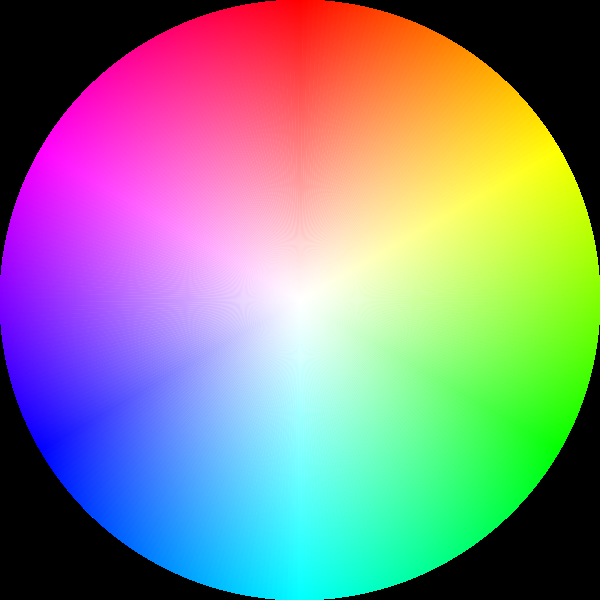
#> input picture Images/Coloured_Circle.png, 600 x 600 px, found by its file name
$ python 6_merging_channels.py
#> lines starting #> are read from the running program, lines starting #| are printed output that depends on the picture
import cv2
import numpy as np

img = cv2.imread("Images//Coloured_Circle.png")
#> img is the input picture: shape (600, 600, 3); mean B, G, R 134.4, 134.4, 134.4
cv2.imshow("Original Image",img)

# Splitting the image
b,g,r = cv2.split(img)
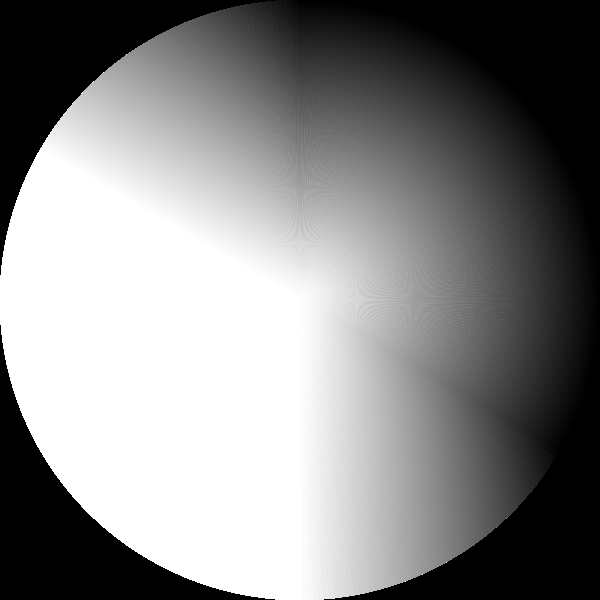
#> b: shape (600, 600); min 0, max 255, mean 134.4
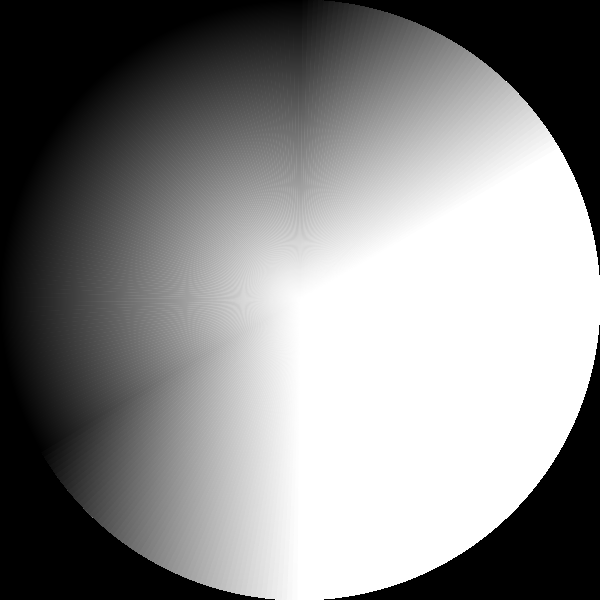
#> g: shape (600, 600); min 0, max 255, mean 134.4
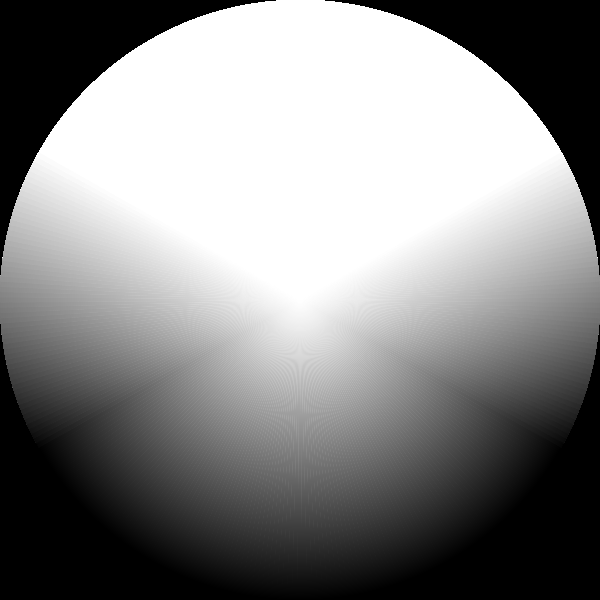
#> r: shape (600, 600); min 0, max 255, mean 134.4

# Merging with Black
k = np.zeros_like(b)   # zeroes_like() creates an empty null data structure similar to the one passed to it
bm = cv2.merge([b,k,k]) # Merging each channel with black to give the effect of colour
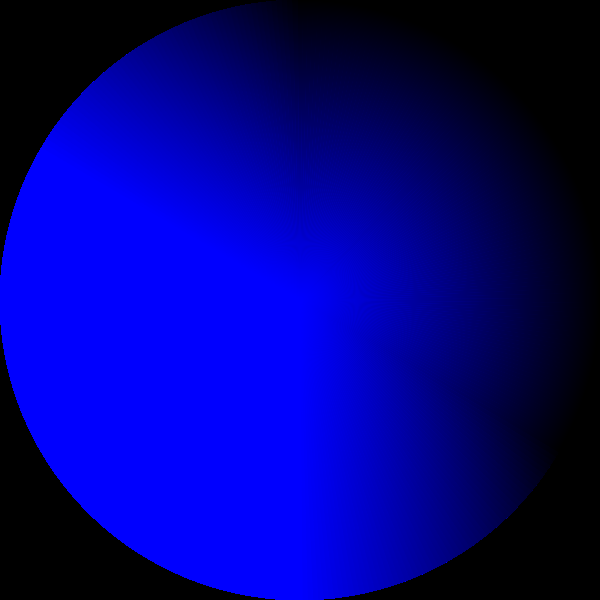
#> bm: shape (600, 600, 3); mean of channels 0, 1, 2 134.4, 0, 0; drawn as B, G, R
gm = cv2.merge([k,g,k])
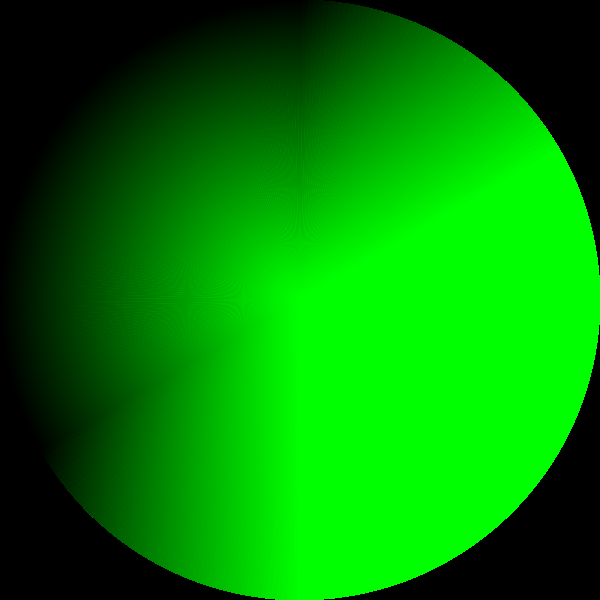
#> gm: shape (600, 600, 3); mean of channels 0, 1, 2 0, 134.4, 0; drawn as B, G, R
rm = cv2.merge([k,k,r])
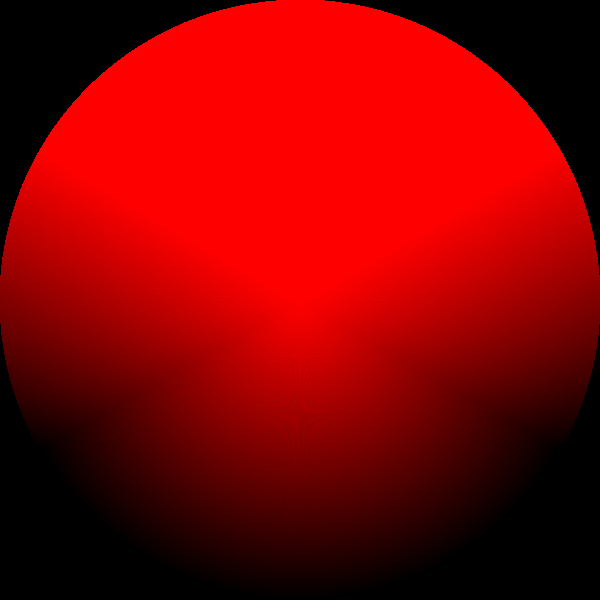
#> rm: shape (600, 600, 3); mean of channels 0, 1, 2 0, 0, 134.4; drawn as B, G, R

# Displaying splitted coloured image
cv2.imshow("Blue Part of Image",bm)
cv2.imshow("Green Part of Image",gm)
cv2.imshow("Red Part of Image",rm)

# Merging the splitted image
img_merged = cv2.merge([b,g,r])
cv2.imshow("Merged Image",img_merged)
cv2.waitKey(0)
